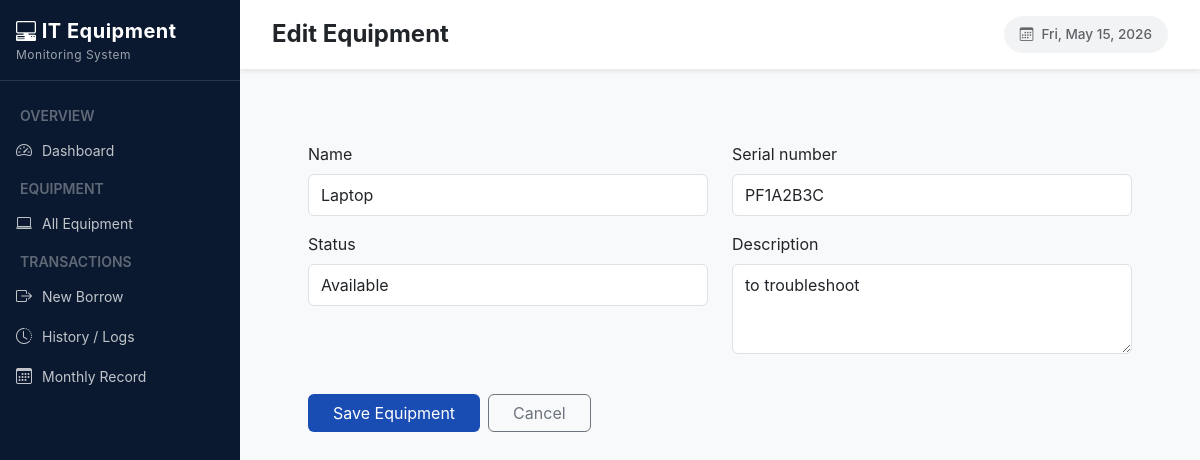
Page /equipment/edit/1/ on the earlier database version.
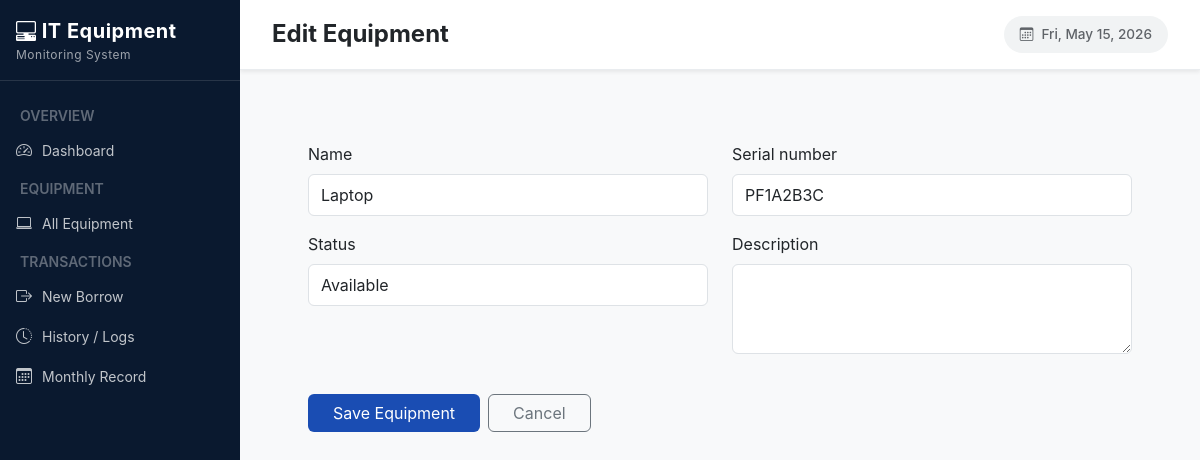
Same page on the later database version.
### ems/models.py (models this page shows, shortened)
class Equipment(models.Model):
    STATUS_CHOICES = [
        ('available', 'Available'),
        ('borrowed',  'Borrowed'),
        ('unavailable', 'Not Available'),
    ]
    name = models.CharField(max_length=100)
    serial_number = models.CharField(max_length=100, unique=True)
    category = models.CharField(max_length=100, blank=True)
    status = models.CharField(max_length=20, choices=STATUS_CHOICES, default='available')
    description = models.TextField(blank=True)
    added_at = models.DateTimeField(auto_now_add=True)

### ems/views.py (the view)
# urls.py: path('equipment/edit/<int:pk>/', views.equipment_edit, name='equipment_edit'),
def equipment_edit(request, pk):
    eq = get_object_or_404(Equipment, pk=pk)
    form = EquipmentForm(request.POST or None, instance=eq)
    if form.is_valid():
        form.save()
        messages.success(request, 'Equipment updated.')
        return redirect('all_equipment')
    return render(request, 'ems/equipment_form.html', {'form': form, 'title': 'Edit Equipment'})

### ems/forms.py
class EquipmentForm(forms.ModelForm):
    class Meta:
        model  = Equipment
        fields = ['name', 'serial_number', 'status', 'description']
        widgets = {
            'description': forms.Textarea(attrs={'rows': 3}),
        }
    def __init__(self, *args, **kwargs):
        super().__init__(*args, **kwargs)
        for field in self.fields.values():
            field.widget.attrs.setdefault('class', 'form-control')

### ems/templates/ems/equipment_form.html (shortened to what this page needs)
{% extends 'ems/base.html' %}
{% block page_title %}{{ title }}{% endblock %}
{% block content %}
<div class="container-fluid py-3">
    <div class="form-card p-4">
        <form method="post">
            <div class="row">
                {% for field in form %}
                <div class="col-md-6 mb-3">
                    <label class="form-label">{{ field.label }}</label>
                    <div class="django-field-wrapper">
                        {{ field }}
                    </div>
                </div>
                {% endfor %}
            </div>
            <div class="d-flex gap-2 mt-4">
                <button type="submit" class="btn px-4" style="background:#1a4db3;color:#fff;">Save Equipment</button>
                <a href="{% url 'all_equipment' %}" class="btn btn-outline-secondary px-4">Cancel</a>
            </div>
        </form>
    </div>
</div>
{% endblock %}

Differences in the rows shown:
changed Equipment "Laptop": description "to troubleshoot" → (not shown)
